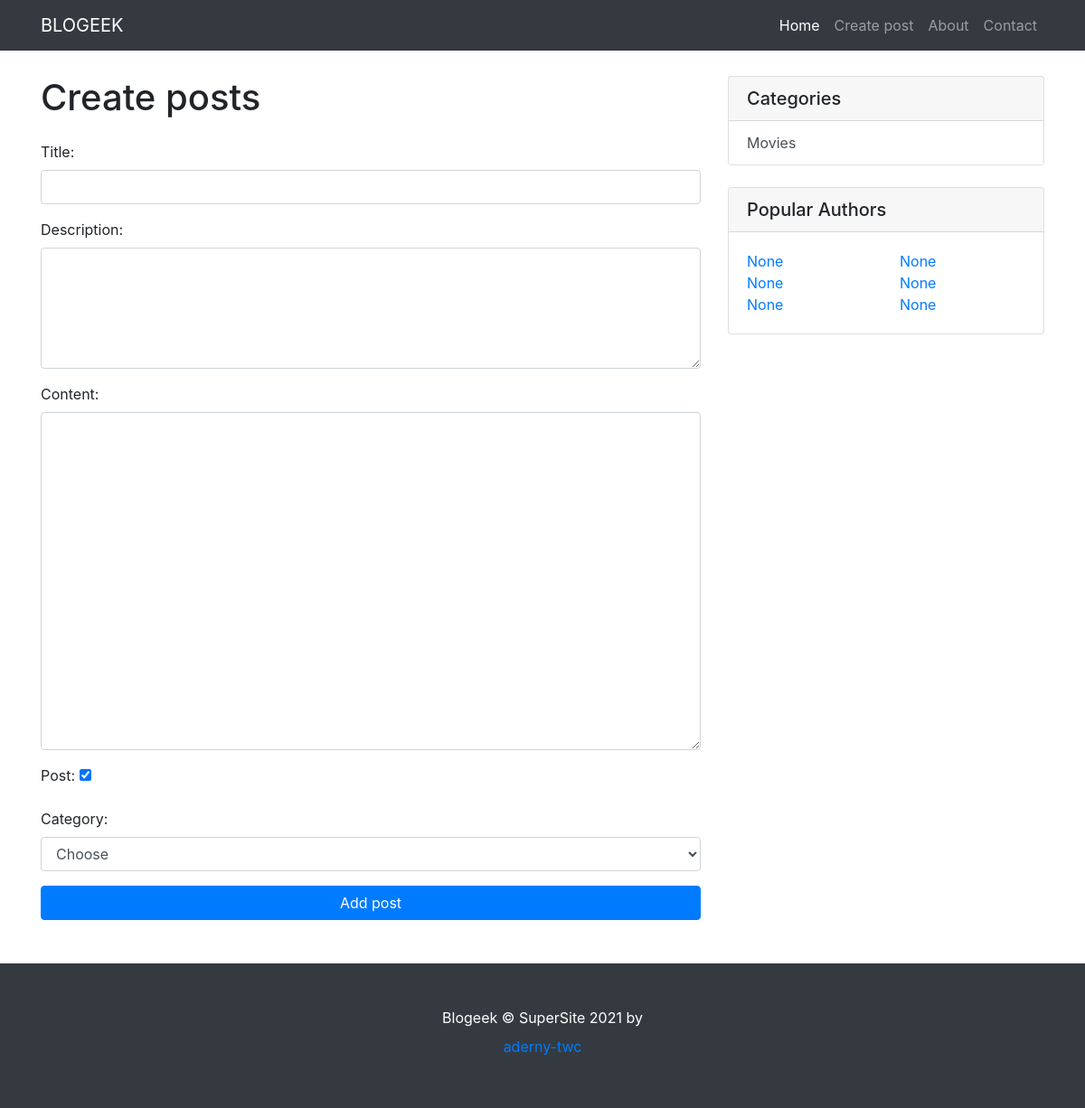
/posts/add-posts/, run on an earlier commit of the app's database.
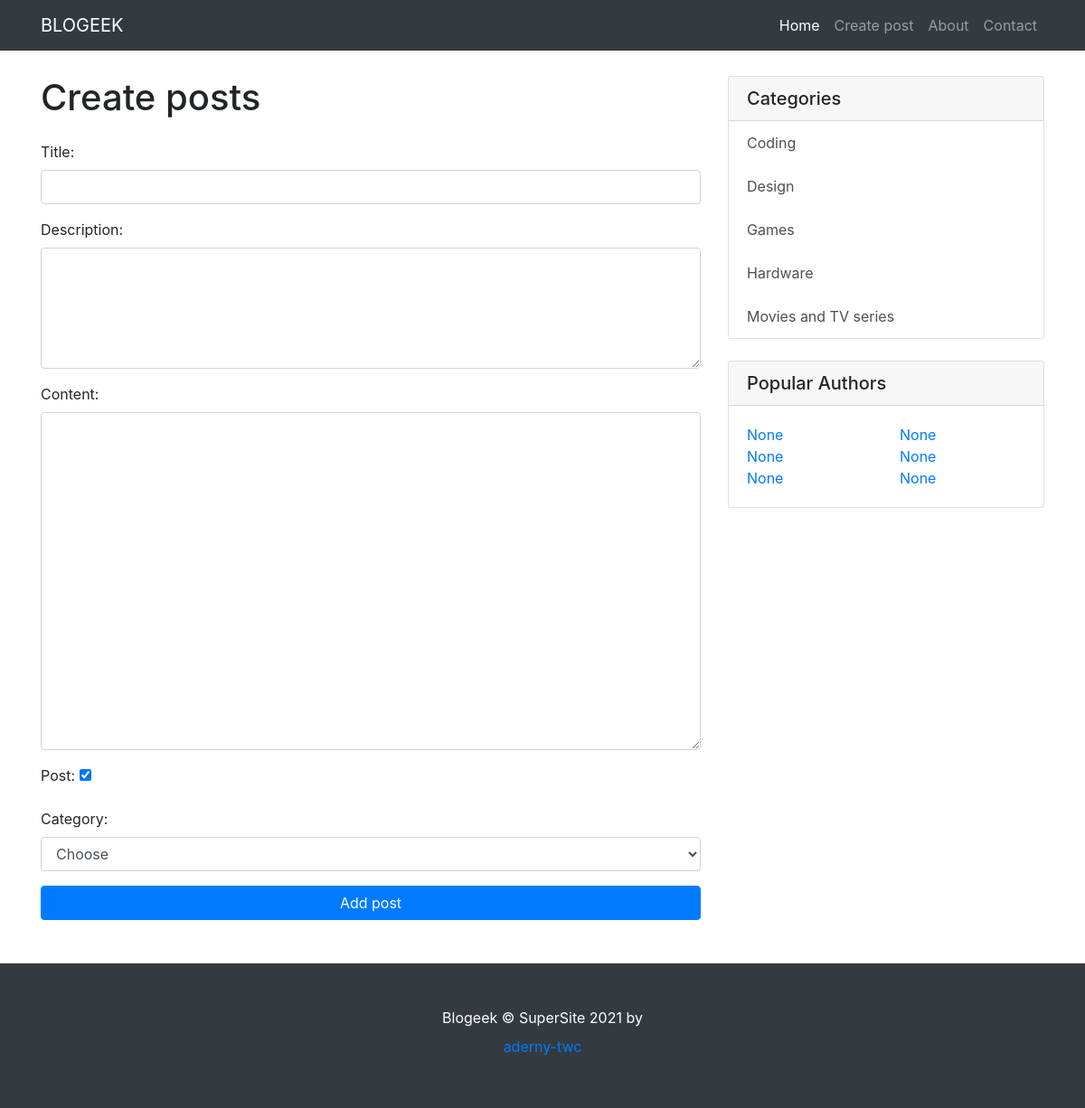
And on a later commit of the database.
### blogeek/models.py (models this page shows)
class Category(models.Model):
    title = models.CharField(max_length=150, db_index=True, verbose_name='Категория')
    description = models.CharField(max_length=200)
    class Meta:
        verbose_name = 'Категория'
        verbose_name_plural = 'Категории'
        ordering = ['title']
    def get_absolute_url(self):
        return reverse('category', kwargs={"category_id": self.pk})
    def __str__(self):
        return self.title

### blogeek/views.py (the view)
# urls.py: path('posts/add-posts/', add_posts, name='add-posts'),
def add_posts(request):
    if request.method == 'POST':
        form = PostsForm(request.POST)
        if form.is_valid():
            print(form.cleaned_data)
            form.cleaned_data['user_id'] = request.user.id
            post = BlogPosts.objects.create(**form.cleaned_data)
            return redirect(post)
    else:
        form = PostsForm()
    title = 'Create posts'
    context = {
        'title': title,
        'form': form,
    }
    return render(request, 'blogeek/add_posts.html', context)

### blogeek/forms.py
class PostsForm(forms.Form):
    title = forms.CharField(max_length=150, label='Title', widget=forms.TextInput(attrs={"class": "form-control"}))
    description = forms.CharField(label='Description', widget=forms.Textarea(attrs={"class": "form-control",
                                                                                    'rows': 5, }))
    content = forms.CharField(label='Content', widget=forms.Textarea(attrs={"class": "form-control",
                                                                            'rows': 15,}))
    is_published = forms.BooleanField(label='Post', initial=True)
    category = forms.ModelChoiceField(queryset=Category.objects.all(),
                                      empty_label='Choose',
                                      label='Category',
                                      widget=forms.Select(attrs={"class": "form-control"}))

### blogeek/templatetags/blogposts_tags.py (called while the page is built)
@register.simple_tag()
def get_categories():
    return Category.objects.all()

### blogeek/templates/blogeek/add_posts.html (shortened to what this page needs)
{% extends 'base.html' %}
{% block content %}
<h1 class="my-4">{{ title }}
</h1>
<form action="{% url 'add-posts' %}" method="post">
    {{ form.as_p }}
    <button type="submit" class="btn btn-primary btn-block mb-5">Add post</button>
</form>
{% endblock %}

### templates/inc/_sidebar.html
{% load blogposts_tags %}
{% get_categories as categories %}
<div class="card my-4">
    <h5 class="card-header">Categories</h5>
    <div class="list-group">
        {% for item in categories %}
        <a href="{{ item.get_absolute_url }}" class="list-group-item list-group-item-action" style="border:none">{{ item.title }}</a>
        {% endfor %}
    </div>
</div>
<div class="card my-4">
    <h5 class="card-header">Popular Authors</h5>
    <div class="card-body">
        <div class="row">
            <div class="col-lg-6">
                <ul class="list-unstyled mb-0">
                    <li>
                        <a href="#">None</a>
                    </li>
                    <li>
                        <a href="#">None</a>
                    </li>
                    <li>
                        <a href="#">None</a>
                    </li>
                </ul>
            </div>
            <div class="col-lg-6">
                <ul class="list-unstyled mb-0">
                    <li>
                        <a href="#">None</a>
                    </li>
                    <li>
                        <a href="#">None</a>
                    </li>
                    <li>
                        <a href="#">None</a>
                    </li>
                </ul>
            </div>
        </div>
    </div>
</div>

What changed in the data, as far as the page shows it:
added Category: title "Coding"
changed Category: title "Movies" → "Movies and TV series"
added Category: title "Design"
added Category: title "Games"
added Category: title "Hardware"
